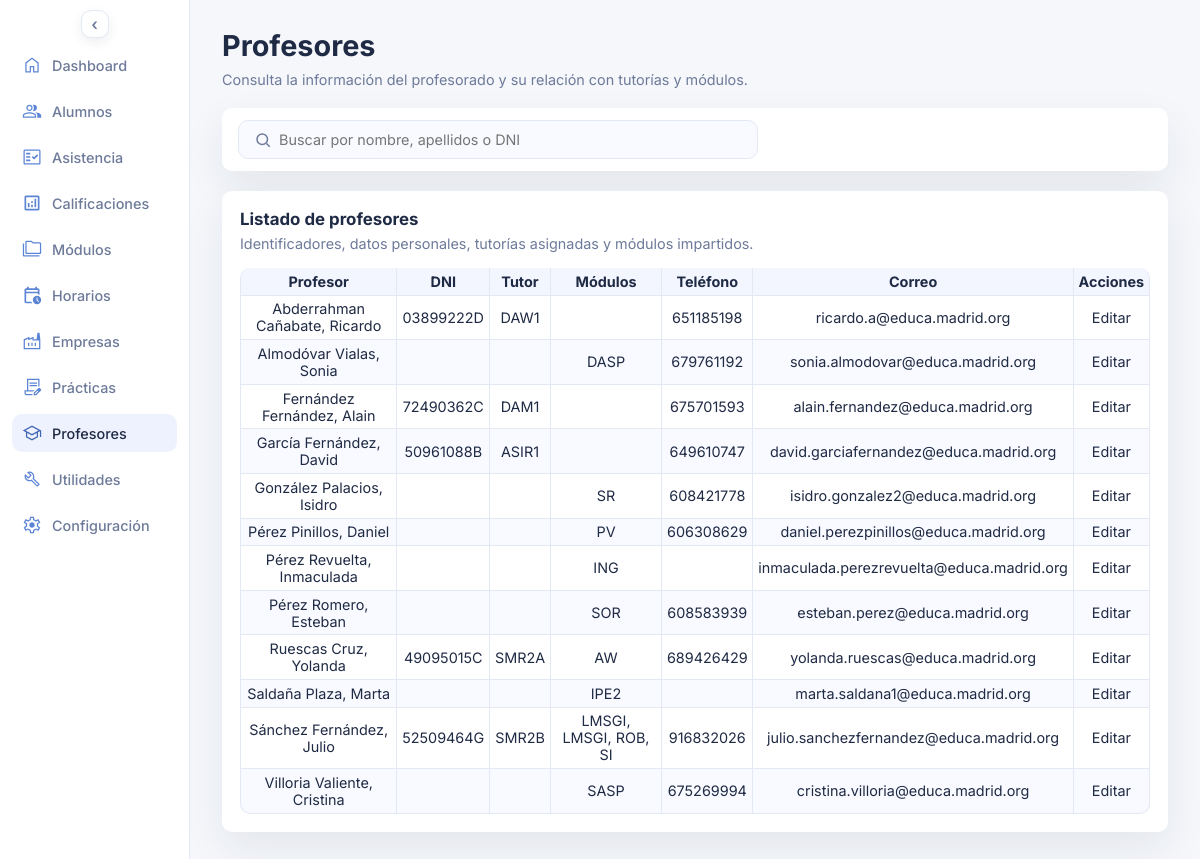
Screenshot of /profesores.php with the database file from the repository.
### tables this page shows
CREATE TABLE `profesores` (
  `id_profesor` int(10) UNSIGNED NOT NULL,
  `apellido1` varchar(60) NOT NULL,
  `apellido2` varchar(60) DEFAULT NULL,
  `nombre` varchar(60) NOT NULL,
  `dni` varchar(20) DEFAULT NULL
);

### profesores.php (the view, shortened to what this page needs)
<?php
$pdo = db();
$active_course_id = $pdo->query('SELECT id_curso_escolar FROM cursos_escolares WHERE activo = 1 LIMIT 1')->fetchColumn();
$active_course_id = $active_course_id ? (int) $active_course_id : 0;
$search_term = trim((string) ($_GET['q'] ?? ''));
$filters = [];
$params = [
  'active_course_id_tutores' => $active_course_id,
  'active_course_id_modulos' => $active_course_id,
];
$where_clause = $filters ? 'WHERE ' . implode(' AND ', $filters) : '';
$teachers_stmt = $pdo->prepare(
  'SELECT
    p.id_profesor,
    p.apellido1,
    p.apellido2,
    p.nombre,
    p.dni,
    GROUP_CONCAT(DISTINCT g.grupo ORDER BY g.grupo SEPARATOR ", ") AS grupos_tutor,
    GROUP_CONCAT(
      DISTINCT CONCAT(
        m.id_modulo,
        "||",
        m.abreviatura,
        "||",
        COALESCE(NULLIF(m.materia_propia, ""), m.materia_general),
        "||",
        COALESCE(ci.ciclo, ""),
        "||",
        COALESCE(cu.curso, ""),
        "||",
        m.codigo,
        "||",
        m.horas_semanales,
        "||",
        m.horas_totales
      )
      ORDER BY m.abreviatura
      SEPARATOR "§§"
    ) AS modulos
    ,t.telefonos
    ,c.correos
  FROM profesores p
  LEFT JOIN grupos_tutores gt
    ON gt.id_profesor = p.id_profesor
    AND gt.id_curso_escolar = :active_course_id_tutores
  LEFT JOIN grupos g ON g.id_grupo = gt.id_grupo
  LEFT JOIN modulos_profesores mp
    ON mp.id_profesor = p.id_profesor
    AND mp.id_curso_escolar = :active_course_id_modulos
  LEFT JOIN modulos m ON m.id_modulo = mp.id_modulo
  LEFT JOIN ciclos ci ON ci.id_ciclo = m.id_ciclo
  LEFT JOIN cursos cu ON cu.id_curso = m.id_curso
  LEFT JOIN (
    SELECT
      id_entidad,
      GROUP_CONCAT(DISTINCT telefono ORDER BY telefono SEPARATOR ", ") AS telefonos
    FROM telefonos
    WHERE entidad_tipo = \'profesor\'
    GROUP BY id_entidad
  ) t ON t.id_entidad = p.id_profesor
  LEFT JOIN (
    SELECT
      id_entidad,
      GROUP_CONCAT(DISTINCT direccion_correo ORDER BY direccion_correo SEPARATOR ", ") AS correos
    FROM correos
    WHERE entidad_tipo = \'profesor\'
    GROUP BY id_entidad
  ) c ON c.id_entidad = p.id_profesor
  ' . $where_clause . '
  GROUP BY p.id_profesor, p.apellido1, p.apellido2, p.nombre, p.dni
  ORDER BY p.apellido1, p.apellido2, p.nombre'
);
$teachers_stmt->execute($params);
$teachers = $teachers_stmt->fetchAll();
function display_value(mixed $value): string
{
  if ($value === null) {
    return '';
  }
  $normalized = trim((string) $value);
  return $normalized;
}
function format_teacher_name(mixed $apellido1, mixed $apellido2, mixed $nombre): string
{
  $parts = [];
  $firstSurname = display_value($apellido1);
  $secondSurname = display_value($apellido2);
  $firstName = display_value($nombre);
  if ($firstSurname !== '') {
    $parts[] = $firstSurname;
  }
  if ($secondSurname !== '') {
    $parts[] = $secondSurname;
  }
  $surnameBlock = implode(' ', $parts);
  if ($surnameBlock !== '' && $firstName !== '') {
    return $surnameBlock . ', ' . $firstName;
  }
  return $firstName;
}
function format_modules(mixed $modules): string
{
  $cleanModules = display_value($modules);
  if ($cleanModules === '') {
    return '';
  }
  $items = array_filter(array_map('trim', explode('§§', $cleanModules)), static fn (string $item): bool => $item !== '');
  $renderedItems = [];
  foreach ($items as $item) {
    $parts = array_map('trim', explode('||', $item));
    $id_modulo = (int) ($parts[0] ?? 0);
    $abreviatura = $parts[1] ?? '';
    $nombre_completo = $parts[2] ?? '';
    $ciclo = $parts[3] ?? '';
    $curso = $parts[4] ?? '';
    $codigo = $parts[5] ?? '';
    $horas_semanales = $parts[6] ?? '';
    $horas_totales = $parts[7] ?? '';
    $normalized_cycle = mb_strtoupper(trim((string) $ciclo), 'UTF-8');
    if ($normalized_cycle === 'SISTEMAS MICROINFORMÁTICOS Y REDES' || $normalized_cycle === 'SISTEMAS MICROINFORMATICOS Y REDES') {
      $normalized_cycle = 'SMR';
    } elseif ($normalized_cycle === 'DESARROLLO DE APLICACIONES WEB') {
      $normalized_cycle = 'DAW';
    } elseif ($normalized_cycle === 'DESARROLLO DE APLICACIONES MULTIPLATAFORMA') {
      $normalized_cycle = 'DAM';
    }
    $compact_cycle = preg_replace('/\s+/', '', $normalized_cycle . trim((string) $curso));
    $visible_name = $nombre_completo !== '' ? $nombre_completo : $abreviatura;
    $visible_label = $visible_name;
    $renderedItems[] = '<span '
      . 'class="empresa-name-trigger empresa-name-trigger--practicas" '
      . 'role="button" tabindex="0" aria-haspopup="dialog" aria-expanded="false" '
      . 'data-modulo-id="' . htmlspecialchars((string) $id_modulo, ENT_QUOTES, 'UTF-8') . '" '
      . 'data-modulo-nombre="' . htmlspecialchars($visible_label, ENT_QUOTES, 'UTF-8') . '" '
      . 'data-modulo-ciclo="' . htmlspecialchars($ciclo, ENT_QUOTES, 'UTF-8') . '" '
      . 'data-modulo-curso="' . htmlspecialchars($curso, ENT_QUOTES, 'UTF-8') . '" '
      . 'data-modulo-codigo="' . htmlspecialchars($codigo, ENT_QUOTES, 'UTF-8') . '" '
      . 'data-modulo-horas-semanales="' . htmlspecialchars((string) $horas_semanales, ENT_QUOTES, 'UTF-8') . '" '
      . 'data-modulo-horas-totales="' . htmlspecialchars((string) $horas_totales, ENT_QUOTES, 'UTF-8') . '" '
      . 'data-modulo-compact="' . htmlspecialchars((string) $compact_cycle, ENT_QUOTES, 'UTF-8') . '" '
      . '>'
      . htmlspecialchars($abreviatura, ENT_QUOTES, 'UTF-8')
      . '</span>';
  }
  return implode(', ', $renderedItems);
}
function render_teacher_rows(array $teachers): string
{
  if (!$teachers): ?>
    <tr>
      <td colspan="7">No hay profesores para los filtros seleccionados.</td>
    </tr>
  <?php else: ?>
    <?php foreach ($teachers as $teacher): ?>
      <?php
        $nombreProfesor = format_teacher_name($teacher['apellido1'] ?? null, $teacher['apellido2'] ?? null, $teacher['nombre'] ?? null);
        $dni = display_value($teacher['dni'] ?? null);
        $grupos_tutor = display_value($teacher['grupos_tutor'] ?? null);
        $modulos = format_modules($teacher['modulos'] ?? null);
        $telefonos = display_value($teacher['telefonos'] ?? null);
        $correos = display_value($teacher['correos'] ?? null);
        $editarUrl = 'profesor_editar.php?id=' . (int) $teacher['id_profesor'];
      ?>
      <tr>
        <td><?php echo htmlspecialchars($nombreProfesor, ENT_QUOTES, 'UTF-8'); ?></td>
        <td><?php echo htmlspecialchars($dni, ENT_QUOTES, 'UTF-8'); ?></td>
        <td><?php echo htmlspecialchars($grupos_tutor, ENT_QUOTES, 'UTF-8'); ?></td>
        <td><?php echo $modulos; ?></td>
        <td><?php echo htmlspecialchars($telefonos, ENT_QUOTES, 'UTF-8'); ?></td>
        <td><?php echo htmlspecialchars($correos, ENT_QUOTES, 'UTF-8'); ?></td>
        <td><a href="<?php echo htmlspecialchars($editarUrl, ENT_QUOTES, 'UTF-8'); ?>">Editar</a></td>
      </tr>
    <?php endforeach; ?>
  <?php endif;
  return ob_get_clean();
}
$rows_html = render_teacher_rows($teachers);
?>
<!DOCTYPE html>
<html lang="es">
<head>
  <link rel="stylesheet" href="assets/styles.css">
</head>
<body>
  <div class="page">
    <?php require __DIR__ . '/includes/sidebar.php'; ?>
    <main class="content">
      <header class="header">
        <div>
          <h1>Profesores</h1>
          <p class="subheading">Consulta la información del profesorado y su relación con tutorías y módulos.</p>
        </div>
      </header>
      <form class="topbar" method="get">
        <div class="topbar-search">
          <span class="search-icon" aria-hidden="true">
            <svg viewBox="0 0 24 24" fill="none" stroke="currentColor" stroke-width="2">
              <circle cx="11" cy="11" r="7"></circle>
              <line x1="16.65" y1="16.65" x2="21" y2="21"></line>
            </svg>
          </span>
          <input
            type="search"
            name="q"
            placeholder="Buscar por nombre, apellidos o DNI"
            aria-label="Buscar por nombre, apellidos o DNI"
            value="<?php echo htmlspecialchars($search_term, ENT_QUOTES, 'UTF-8'); ?>"
          >
        </div>
      </form>
      <section class="panel">
        <div class="panel-header">
          <h3>Listado de profesores</h3>
          <p>Identificadores, datos personales, tutorías asignadas y módulos impartidos.</p>
        </div>
        <div class="panel-grid">
          <table>
            <thead>
              <tr>
                <th>Profesor</th>
                <th>DNI</th>
                <th>Tutor</th>
                <th>Módulos</th>
                <th>Teléfono</th>
                <th>Correo</th>
                <th>Acciones</th>
              </tr>
            </thead>
            <tbody>
              <?php echo $rows_html; ?>
            </tbody>
          </table>
        </div>
      </section>
    </main>
  </div>
</body>
</html>

### assets/styles.css (style rules this page uses)
* { box-sizing: border-box; margin: 0; padding: 0; font-family: "Inter", system-ui, sans-serif; }
body { background: var(--bg); color: var(--text); font-size: 0.9rem; }
.page { display: grid; grid-template-columns: 190px 1fr; min-height: 100vh; transition: grid-template-columns 0.2s ease; }
.content { padding: 28px 32px; display: flex; flex-direction: column; gap: 20px; }
.topbar { display: flex; justify-content: space-between; align-items: center; gap: 24px; background: var(--card); border-radius: 10px; padding: 12px 16px; box-shadow: var(--shadow); }
.topbar-search { position: relative; flex: 1; display: flex; align-items: center; max-width: 520px; }
.topbar-search input { width: 100%; border: 1px solid var(--border); border-radius: 10px; padding: 10px 14px 10px 40px; font-size: 0.9rem; background: #f9faff; color: var(--text); }
.search-icon { position: absolute; left: 16px; width: 18px; height: 18px; color: var(--muted); }
.search-icon svg { display: block; width: 100%; height: 100%; }
.header { display: flex; justify-content: space-between; gap: 16px; align-items: flex-start; }
.subheading { color: var(--muted); margin-top: 8px; max-width: 640px; white-space: nowrap; }
.panel { background: var(--card); border-radius: 10px; padding: 18px; box-shadow: var(--shadow); display: flex; flex-direction: column; gap: 16px; }
.panel-header p { color: var(--muted); margin-top: 6px; }
.panel-grid { display: grid; gap: 10px; }
@media (min-width: 981px) { .panel-grid table { border-collapse: separate; border-spacing: 0; width: 100%; } }
@media (min-width: 981px) { .panel-grid thead th { background: #f3f6ff; border-bottom: 1px solid var(--border); } }
@media (min-width: 981px) { .panel-grid thead th, .panel-grid tbody td { padding: 0.3rem; text-align: center; } }
@media (min-width: 981px) { .panel-grid tbody td { border-bottom: 1px solid var(--border); transition: background-color 0.18s ease; } }
@media (min-width: 981px) { .panel-grid tbody tr:nth-child(even) td { background: #f8faff; } }
@media (min-width: 981px) { .panel-grid tbody td a { color: inherit; text-decoration: none; transition: color 0.18s ease; } }
@media (min-width: 981px) { .panel-grid th, .panel-grid td { border-right: 1px solid var(--border); } }
@media (min-width: 981px) { .panel-grid th:first-child, .panel-grid td:first-child { border-left: 1px solid var(--border); } }
@media (min-width: 981px) { .panel-grid thead th:first-child { border-top-left-radius: 10px; } }
@media (min-width: 981px) { .panel-grid thead th:last-child { border-top-right-radius: 10px; } }
@media (min-width: 981px) { .panel-grid tbody tr:last-child td:first-child { border-bottom-left-radius: 10px; } }
@media (min-width: 981px) { .panel-grid tbody tr:last-child td:last-child { border-bottom-right-radius: 10px; } }

### rows the page displays
profesores: nombreProfesor "Abderrahman Cañabate, Ricardo", dni "03899222D", grupos_tutor "DAW1", telefonos "651185198", correos "ricardo.a@educa.madrid.org"
profesores: nombreProfesor "Almodóvar Vialas, Sonia", abreviatura "DASP", telefonos "679761192", correos "sonia.almodovar@educa.madrid.org"
profesores: nombreProfesor "Fernández Fernández, Alain", dni "72490362C", grupos_tutor "DAM1", telefonos "675701593", correos "alain.fernandez@educa.madrid.org"
profesores: nombreProfesor "García Fernández, David", dni "50961088B", grupos_tutor "ASIR1", telefonos "649610747", correos "david.garciafernandez@educa.madrid.org"
profesores: nombreProfesor "González Palacios, Isidro", abreviatura "SR", telefonos "608421778", correos "isidro.gonzalez2@educa.madrid.org"
profesores: nombreProfesor "Pérez Pinillos, Daniel", abreviatura "PV", telefonos "606308629", correos "daniel.perezpinillos@educa.madrid.org"
profesores: nombreProfesor "Pérez Revuelta, Inmaculada", abreviatura "ING", correos "inmaculada.perezrevuelta@educa.madrid.org"
profesores: nombreProfesor "Pérez Romero, Esteban", abreviatura "SOR", telefonos "608583939", correos "esteban.perez@educa.madrid.org"
profesores: nombreProfesor "Ruescas Cruz, Yolanda", dni "49095015C", grupos_tutor "SMR2A", abreviatura "AW", telefonos "689426429", correos "yolanda.ruescas@educa.madrid.org"
profesores: nombreProfesor "Saldaña Plaza, Marta", abreviatura "IPE2", correos "marta.saldana1@educa.madrid.org"
profesores: nombreProfesor "Sánchez Fernández, Julio", dni "52509464G", grupos_tutor "SMR2B", abreviatura "LMSGI LMSGI ROB SI", modulos ", , ,", telefonos "916832026", correos "julio.sanchezfernandez@educa.madrid.org"
profesores: nombreProfesor "Villoria Valiente, Cristina", abreviatura "SASP", telefonos "675269994", correos "cristina.villoria@educa.madrid.org"

### other values shown
$item['label'] "Dashboard"
$item['label'] "Alumnos"
$item['label'] "Asistencia"
$item['label'] "Calificaciones"
$item['label'] "Módulos"
$item['label'] "Horarios"
$item['label'] "Empresas"
$item['label'] "Prácticas"
$item['label'] "Profesores"
$item['label'] "Utilidades"
$item['label'] "Configuración"
